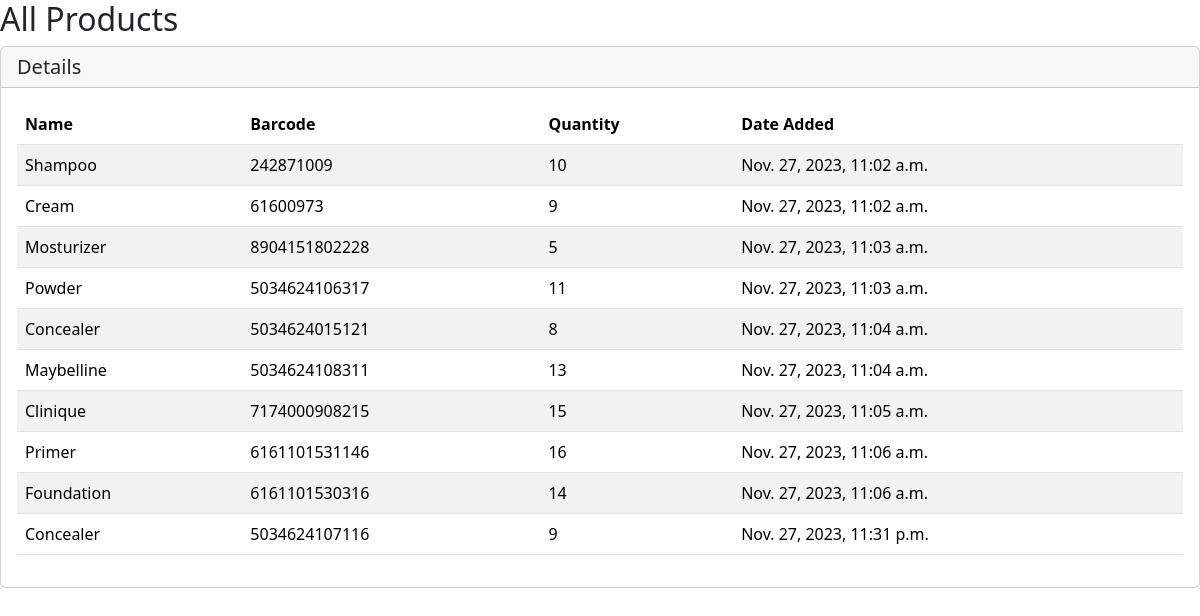
/all/?download_html=1, run on an earlier commit of the app's database.
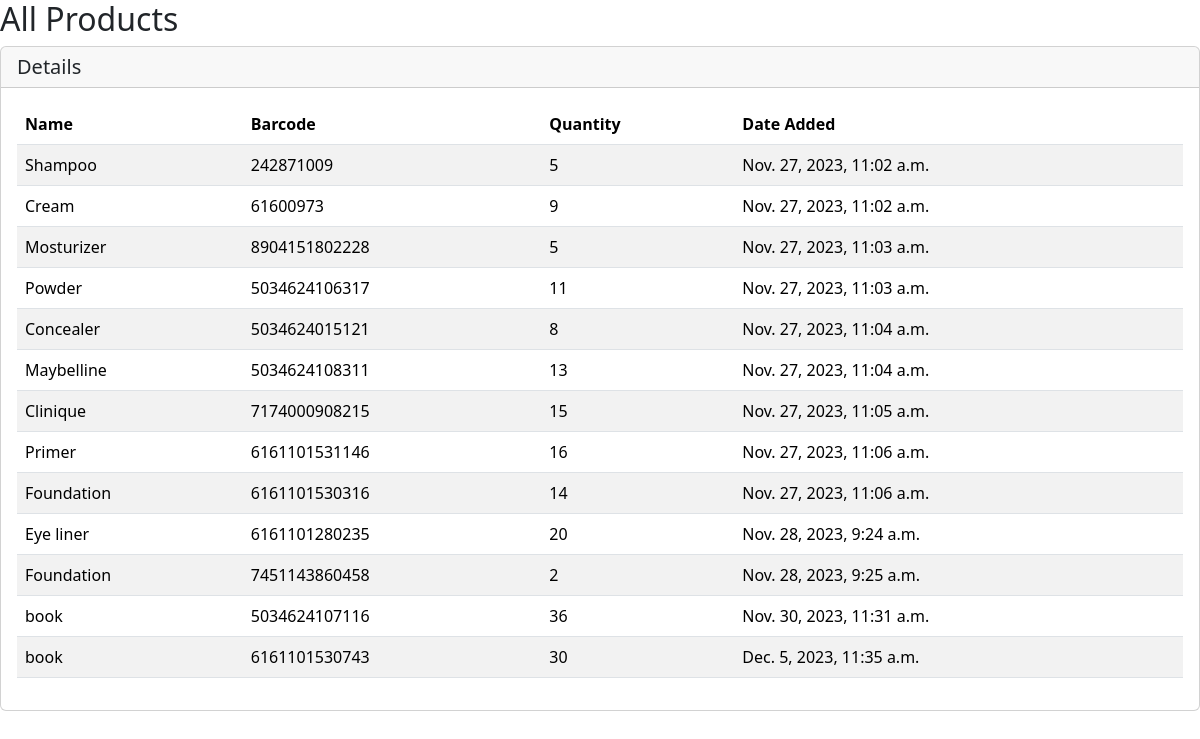
And on a later commit of the database.
### ventory/models.py (models this page shows, shortened)
class Product(models.Model):
    NAME_CHOICES = [
      ("book",'book'),
      ("water",'water'),
      ("plates",'plates'),
      ("Concealer",'Concealer'),
      ("Foundation",'Foundation'),
      ("Eye shadow",'Eye shadow'),
      ("Eye liner",'Eye liner'),
      ("Bronzer",'Bronzer'),
      ("Powder",'Powder'),
      ("Mosturizer",'Mosturizer'),
      ("Cream",'Cream'),
      ("Shampoo",'Shampoo'),
    ]
    name = models.CharField(max_length=255, choices=NAME_CHOICES)
    barcode = models.CharField(max_length=14, unique=True)
    quantity_available = models.PositiveIntegerField(default=0)
    date_added = models.DateTimeField(auto_now_add=True)

### ventory/views.py (the view)
# urls.py: path('all/', all_products, name='all_products'),
def all_products(request):
  products = Product.objects.all()
  if 'download_html' in request.GET:
    html_content = render_to_string('downloadable_products.html', {'products': products})
    response = HttpResponse(html_content, content_type='text/html')
    response['Content-Disposition'] = 'attachment; filename="products_details.html"'
    return response
  return render(request, 'all_products.html', {'products': products})

### templates/downloadable_products.html (shortened to what this page needs)
{% load static %}
<!doctype html>
<html lang="en">
<head>
  <link rel="stylesheet" href="https://cdn.jsdelivr.net/npm/bootstrap@5.3.2/dist/css/bootstrap.min.css">
</head>
<body>
<h2>All Products</h2>
<div class="card">
  <h5 class="card-header">Details</h5>
  <div class="card-body">
    <table class="table table-striped">
        <thead>
        <tr>
            <th>Name</th>
            <th>Barcode</th>
            <th>Quantity</th>
            <th>Date Added</th>
        </tr>
        </thead>
        <tbody>
        {% for product in products %}
            <tr>
                <td>{{ product.name }}</td>
                <td>{{ product.barcode }}</td>
                <td>{{ product.quantity_available }}</td>
                <td>{{ product.date_added }}</td>
            </tr>
        {% endfor %}
        </tbody>
    </table>
  </div>
</div>
</body>
</html>

What changed in the data, as far as the page shows it:
removed Product: name "Concealer", barcode "5034624107116", quantity_available "9", date_added "Nov. 27, 2023, 11:31 p.m."
changed Product "Shampoo": quantity_available "10" → "5"
added Product: name "Eye liner", barcode "6161101280235", quantity_available "20", date_added "Nov. 28, 2023, 9:24 a.m."
added Product: name "Foundation", barcode "7451143860458", quantity_available "2", date_added "Nov. 28, 2023, 9:25 a.m."
added Product: name "book", barcode "5034624107116", quantity_available "36", date_added "Nov. 30, 2023, 11:31 a.m."
added Product: name "book", barcode "6161101530743", quantity_available "30", date_added "Dec. 5, 2023, 11:35 a.m."
